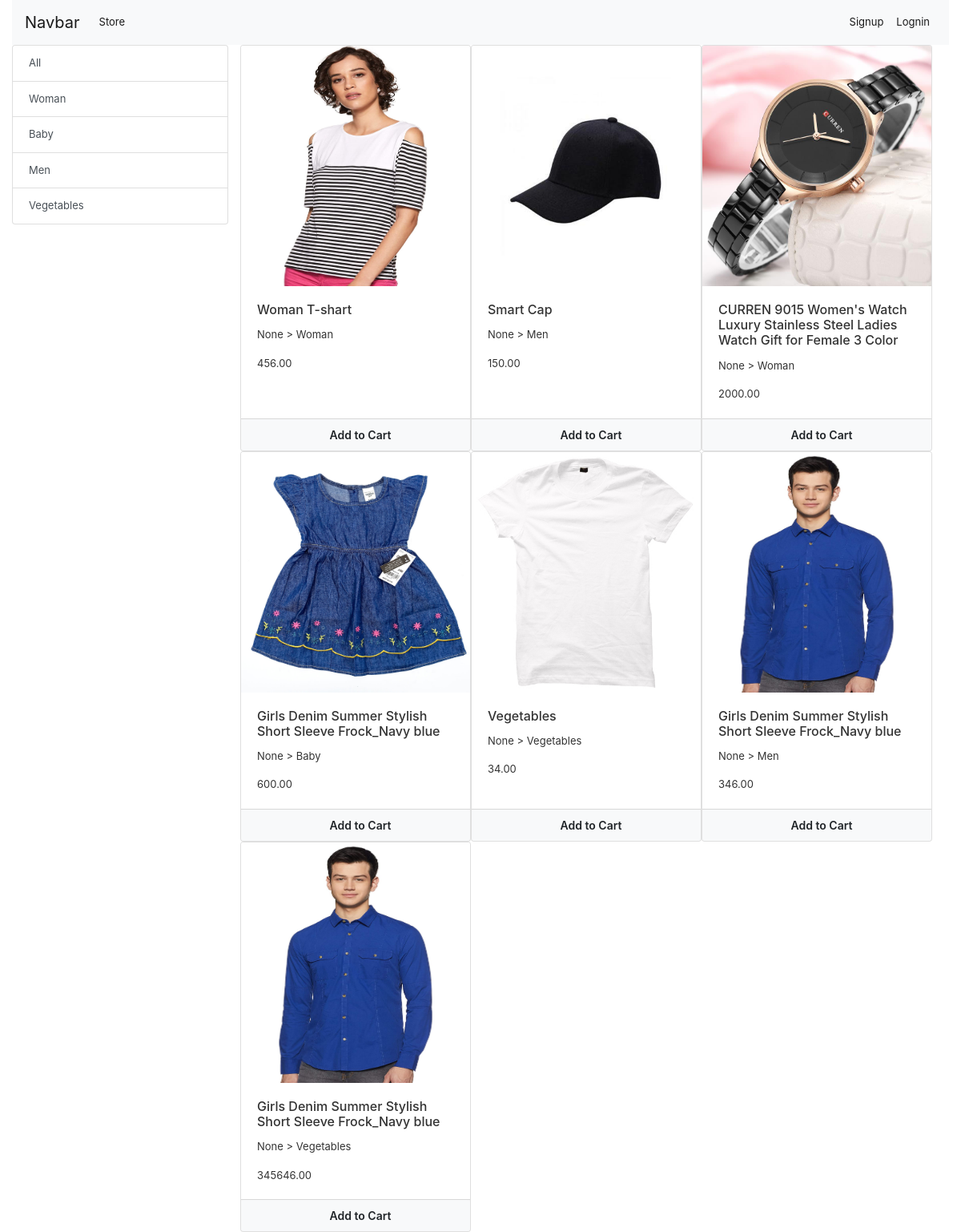
The page / on the database its author committed.
### store/models/model_category.py (models this page shows)
class Category(MPTTModel):
    name = models.CharField(max_length=20)
    parent = TreeForeignKey(
        'self',
        on_delete=models.PROTECT,
        null=True,
        blank=True,
        related_name='children',
        db_index=True,
        )
    class MPTTMeta:
        order_insertion_by = ['name']
    def __str__(self):
        return self.name

### store/models/model_product.py (models this page shows, shortened)
class Product(models.Model):
    category = models.ForeignKey(Category, on_delete=models.CASCADE, related_name='products')
    name = models.CharField(max_length=100)
    price = models.DecimalField(max_digits=12, decimal_places=2)
    sell_price = models.DecimalField(max_digits=12, decimal_places=2)
    discription = models.TextField()
    code = models.CharField(max_length=25, unique=True)
    image = models.ImageField(upload_to='uplode/product_image/')
    date = models.DateTimeField(auto_now_add=True)
    @staticmethod
    def get_all_products():
        return Product.objects.all()

### store/views/home.py (the view, shortened to what this page needs)
# urls.py: path('', Index.as_view(), name='home'),
class Index(View):
    def get(self, request):
        products = None
        categorys = Category.objects.all()
        categoryID = request.GET.get('category')
        if categoryID:
            products = Product.get_all_products_by_id(categoryID)
        else:
            products = Product.get_all_products()
        contex = {
            'products':products,
            'categorys':categorys,
        }
        return render(request, 'index.html', contex)

### store/templates/index.html (shortened to what this page needs)
{% extends 'base.html' %}
{% load mptt_tags %}
{% block content %}
{% load cart %}
    <div class="container-fluid">
        <div class="row">
            <div class="col-lg-3 mx-auto">
                <div class="list-group">
                    <a href="/" class="list-group-item list-group-item-action">All</a>
                    {% for category in categorys %}
                    <a href="/?category={{ category.id }}" class="list-group-item list-group-item-action">
                        {{ category.name }}</a>
                    {% endfor %}
                </div>
            </div>
        <div id="products" class="col-lg-9 mx-auto">
            <div class="row">
                {% for product in products %}
                    <div class="card" id={{product.id}} style="width: 18rem;">
                        <img height="300" src="{{ product.image.url }}" class="card-img-top" alt="...">
                        <div class="card-body">
                            <h6 class="card-title">{{ product.name }}</h6>
                            <p class="card-text">{{ product.category.parent }} > {{ product.category }}</p>
                            <p class="card-text">{{ product.price }}</p>
                        </div>
                        <div class="card-footer p-0">
                            {% if product|is_in_cart:request.session.cart %}
                            <div class="row no-gutters">
                                <form action="/#{{product.id}}" class="col-2" method="post">
                                    {% csrf_token %}
                                    <input hidden type="text" name="product" value="{{ product.id }}">
                                    <input hidden type="text" name="remove" value="True">
                                    <input type="submit" value="-" class="col-2  btn btn-block btn-info">
                                </form>
                                <div class="text-center col cart_quantity">{{ product|cart_quantity:request.session.cart }} in Cart</div>
                                <form action="/#{{product.id}}" class="col-2" method="post">
                                    {% csrf_token %}
                                    <input hidden type="text" name="product" value="{{ product.id }}">
                                    <input type="submit" value="+" class="col-2  btn btn-block btn-info">
                                </form>
                            </div>
                            {% else %}
                            <form action="/#{{product.id}}" method="POST" class="btn-block">
                                <input type="submit" href="#" class="btn btn-light btn-sm btn-block py-2 add-to-cart" value="Add to Cart">
                            </form>
                            {% endif %}
                        </div>
                    </div>
                {% endfor %}
            </div>
        </div>
    </div>
    </div>
    {% endblock %}

### static/css/style.css (style rules this page uses)
* { margin: 0; padding: 0; outline: 0; }
.btn:not(:disabled):not(.disabled) { padding-left: 20px; }
.add-to-cart { font-weight: 600; }
body { color: #333; font-size: 13px; margin: 0; }

### rows shown on the page
Category: name "Woman"
Category: name "Baby"
Category: name "Men"
Category: name "Vegetables"
Product: image (picture), name "Woman T-shart", category.parent "None", category "Woman", price "456.00"
Product: image (picture), name "Smart Cap", category.parent "None", category "Men", price "150.00"
Product: image (picture), name "CURREN 9015 Women's Watch Luxury Stainless Steel Ladies Watch Gift for Female 3 Color", category.parent "None", category "Woman", price "2000.00"
Product: image (picture), name "Girls Denim Summer Stylish Short Sleeve Frock_Navy blue", category.parent "None", category "Baby", price "600.00"
Product: image (picture), name "Vegetables", category.parent "None", category "Vegetables", price "34.00"
Product: image (picture), name "Girls Denim Summer Stylish Short Sleeve Frock_Navy blue", category.parent "None", category "Men", price "346.00"
Product: image (picture), name "Girls Denim Summer Stylish Short Sleeve Frock_Navy blue", category.parent "None", category "Vegetables", price "345646.00"
